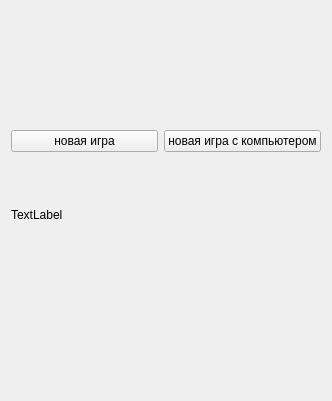
<?xml version="1.0" encoding="UTF-8"?>
<ui version="4.0">
 <class>TetrisForm</class>
 <widget class="QWidget" name="TetrisForm">
  <property name="geometry">
   <rect>
    <x>0</x>
    <y>0</y>
    <width>332</width>
    <height>401</height>
   </rect>
  </property>
  <property name="windowTitle">
   <string>Form</string>
  </property>
  <layout class="QVBoxLayout" name="verticalLayout">
   <item>
    <layout class="QGridLayout" name="gridLayout">
     <item row="0" column="1">
      <widget class="Pic" name="l2">
       <property name="styleSheet">
        <string notr="true">font: 16pt &quot;MS Shell Dlg 2&quot;;</string>
       </property>
       <property name="text">
        <string/>
       </property>
       <property name="pixmap">
        <pixmap>nth.png</pixmap>
       </property>
       <property name="scaledContents">
        <bool>true</bool>
       </property>
      </widget>
     </item>
     <item row="2" column="2">
      <widget class="Pic" name="l6">
       <property name="text">
        <string/>
       </property>
       <property name="pixmap">
        <pixmap>nth.png</pixmap>
       </property>
       <property name="scaledContents">
        <bool>true</bool>
       </property>
      </widget>
     </item>
     <item row="2" column="0">
      <widget class="Pic" name="l4">
       <property name="text">
        <string/>
       </property>
       <property name="pixmap">
        <pixmap>nth.png</pixmap>
       </property>
       <property name="scaledContents">
        <bool>true</bool>
       </property>
      </widget>
     </item>
     <item row="8" column="0">
      <widget class="Pic" name="l7">
       <property name="text">
        <string/>
       </property>
       <property name="pixmap">
        <pixmap>nth.png</pixmap>
       </property>
       <property name="scaledContents">
        <bool>true</bool>
       </property>
      </widget>
     </item>
     <item row="0" column="2">
      <widget class="Pic" name="l3">
       <property name="text">
        <string/>
       </property>
       <property name="pixmap">
        <pixmap>nth.png</pixmap>
       </property>
       <property name="scaledContents">
        <bool>true</bool>
       </property>
      </widget>
     </item>
     <item row="8" column="2">
      <widget class="Pic" name="l9">
       <property name="text">
        <string/>
       </property>
       <property name="pixmap">
        <pixmap>nth.png</pixmap>
       </property>
       <property name="scaledContents">
        <bool>true</bool>
       </property>
      </widget>
     </item>
     <item row="2" column="1">
      <widget class="Pic" name="l5">
       <property name="styleSheet">
        <string notr="true">font: 16pt &quot;MS Shell Dlg 2&quot;;</string>
       </property>
       <property name="text">
        <string/>
       </property>
       <property name="pixmap">
        <pixmap>nth.png</pixmap>
       </property>
       <property name="scaledContents">
        <bool>true</bool>
       </property>
      </widget>
     </item>
     <item row="8" column="1">
      <widget class="Pic" name="l8">
       <property name="text">
        <string/>
       </property>
       <property name="pixmap">
        <pixmap>nth.png</pixmap>
       </property>
       <property name="scaledContents">
        <bool>true</bool>
       </property>
      </widget>
     </item>
     <item row="0" column="0">
      <widget class="Pic" name="l1">
       <property name="styleSheet">
        <string notr="true">font: 16pt &quot;MS Shell Dlg 2&quot;;</string>
       </property>
       <property name="text">
        <string/>
       </property>
       <property name="pixmap">
        <pixmap>nth.png</pixmap>
       </property>
       <property name="scaledContents">
        <bool>true</bool>
       </property>
      </widget>
     </item>
    </layout>
   </item>
   <item>
    <layout class="QHBoxLayout" name="horizontalLayout">
     <item>
      <widget class="QPushButton" name="newGame">
       <property name="text">
        <string>новая игра</string>
       </property>
      </widget>
     </item>
     <item>
      <widget class="QPushButton" name="soloGame">
       <property name="text">
        <string>новая игра с компьютером</string>
       </property>
      </widget>
     </item>
    </layout>
   </item>
   <item>
    <widget class="QLabel" name="playerSign">
     <property name="text">
      <string>TextLabel</string>
     </property>
    </widget>
   </item>
   <item>
    <widget class="QLabel" name="msg">
     <property name="text">
      <string/>
     </property>
    </widget>
   </item>
  </layout>
 </widget>
 <customwidgets>
  <customwidget>
   <class>Pic</class>
   <extends>QLabel</extends>
   <header>pic.h</header>
  </customwidget>
 </customwidgets>
 <resources/>
 <connections/>
</ui>
